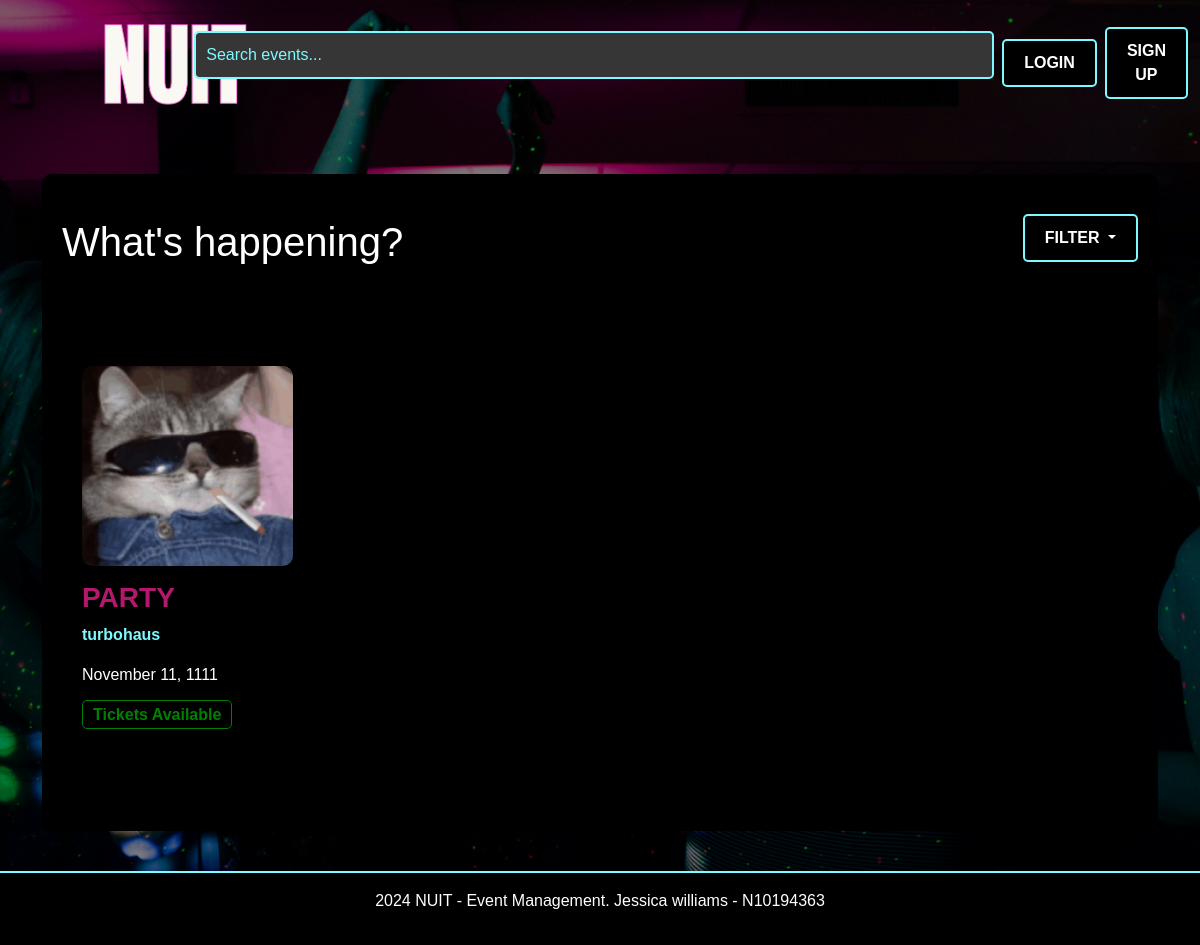
Before: / with the older database file.
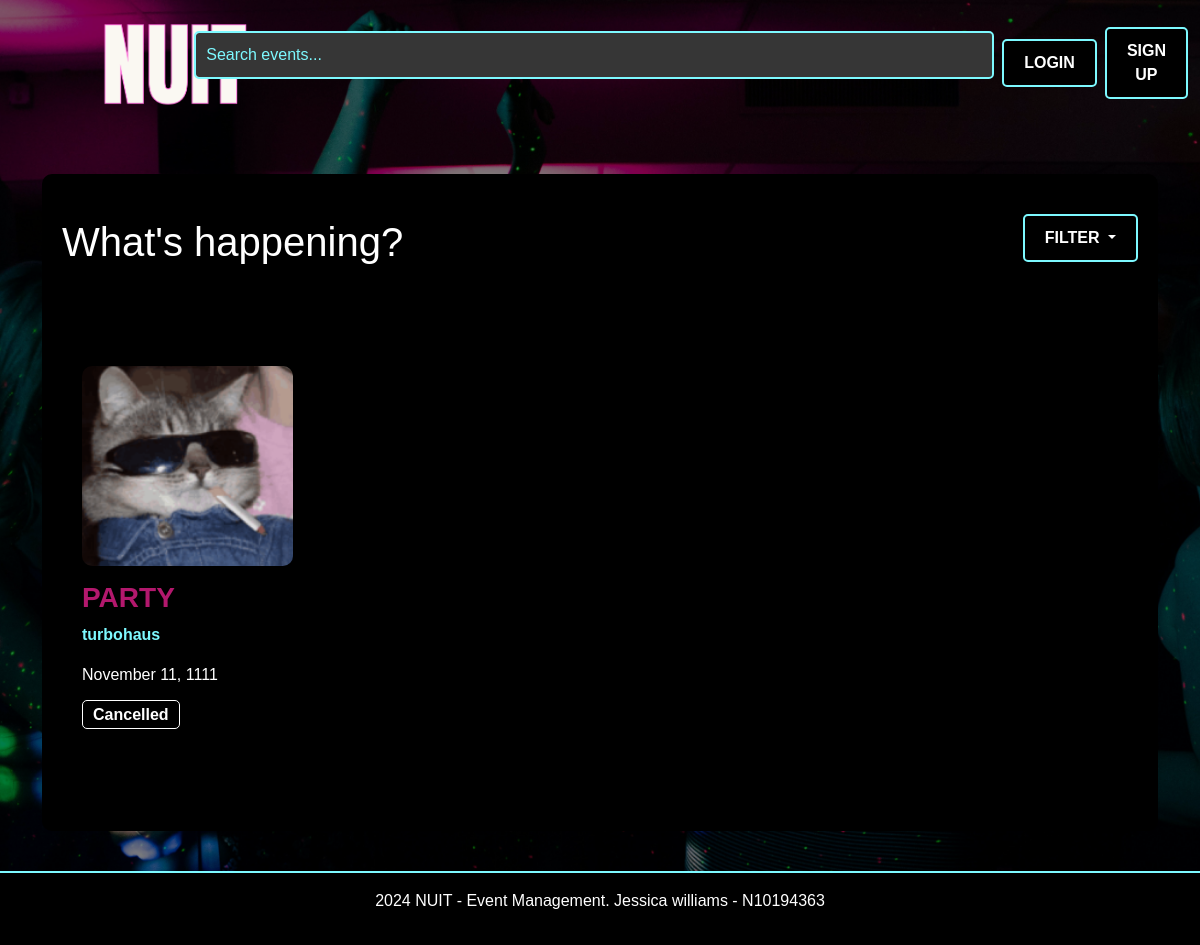
After: the same page with the newer database file.
### website/models.py (models this page shows, shortened)
class Event(db.Model):
    id = db.Column(db.Integer, primary_key=True)
    name = db.Column(db.String(100), nullable=False)
    location = db.Column(db.String(100), nullable=False)
    date = db.Column(db.DateTime, nullable=False)
    description = db.Column(db.Text, nullable=True)
    available_tickets = db.Column(db.Integer, nullable=False)
    categories = db.Column(db.String(200), nullable=False)
    status = db.Column(db.String(200), default="Tickets available", nullable=False)
    image = db.Column(db.String(100), nullable=True)
    creator_id = db.Column(db.Integer, db.ForeignKey('user.id'), nullable=False)
    comments = db.relationship('Comment', backref='event', lazy=True)
    bookings = db.relationship('Booking', backref='event', lazy=True)

### website/views.py (the view)
@main_bp.route('/')
def index():
    register_form = RegistrationForm ()
    login_form = LoginForm()
    selected_categories = request.args.getlist('categories')
    search_query = request.args.get('search')
    events_query = Event.query
    if search_query:
        events_query = events_query.filter(
            (Event.name.ilike(f'%{search_query}%')) |
            (Event.description.ilike(f'%{search_query}%'))
        )
    if selected_categories:
        events_query = events_query.filter(Event.categories.in_(selected_categories)).all()
    events = events_query.all()
    return render_template('index.html', register_form=register_form, login_form=login_form, events=events)

### website/forms.py
class RegistrationForm (FlaskForm):
    first_name = StringField("First Name", validators=[InputRequired()])
    last_name = StringField("Last Name", validators=[InputRequired()])
    email = StringField("Email", validators=[InputRequired(), Email()])
    password = PasswordField("Password", validators=[InputRequired()])
    contact_number = StringField("Contact Number", validators=[
        InputRequired(),
        Length(min=10, max=15)
    ])
    street_address = StringField("Street Address", validators=[InputRequired()])
    submit = SubmitField("Register")

class LoginForm(FlaskForm):
    email = StringField("Email", validators=[InputRequired(), Email()])
    password = PasswordField("Password", validators=[InputRequired()])
    submit = SubmitField("Login")

### website/templates/index.html (shortened to what this page needs)
{% extends "base.html" %} {% from "bootstrap5/form.html" import render_form %}
{% block content %}
<div class="container mt-5">
    <div class="section-background">
      <div class="d-flex justify-content-between align-items-center">
        <h1>What's happening?</h1>
            <div class="dropdown">
              <form method="GET" action="{{ url_for('main.index') }}">
                <button
                  class="btn btn-secondary dropdown-toggle"
                  type="button"
                  id="filterDropdown"
                  data-bs-toggle="dropdown"
                  aria-expanded="false"
                >
                  Filter
                </button>
              </form>
        </div>
      </div>
        <div class="row mt-5">
          {% for event in events %}
          <div class="col-lg-3 col-md-6 col-sm-12 mb-4">
            <div class="event-card">
              <a href="{{ url_for('main.event_details', event_id=event.id) }}">
                <img
                  src="{{ url_for('static', filename='img/' + event.image.replace('website/static/img', '')) }}"
                  class="img-fluid"
                  alt="{{ event.name }}"
                />
              </a>
              <h3>{{ event.name }}</h3>
              <p class="location">{{ event.location }}</p>
              <p>{{ event.date.strftime('%B %d, %Y') }}</p>
              {% if event.status == 'Sold Out' %}
              <span class="event-status status-sold-out">Sold Out</span>
              {% elif event.status == 'Tickets Available' %}
              <span class="event-status status-open">Tickets Available</span>
              {% elif event.status == 'Cancelled' %}
              <span class="event-status status-cancelled">Cancelled</span>
              {% elif event.status == 'Inactive' %}
              <span class="event-status status-inactive">Inactive</span>
              {% endif %}
            </div>
          </div>
          {% endfor %}
        </div>
      </div>
    </div>
  </div>
  {% endblock %}

Changed rows visible on the page:
changed Event "PARTY": status "Tickets Available" → "Cancelled"
